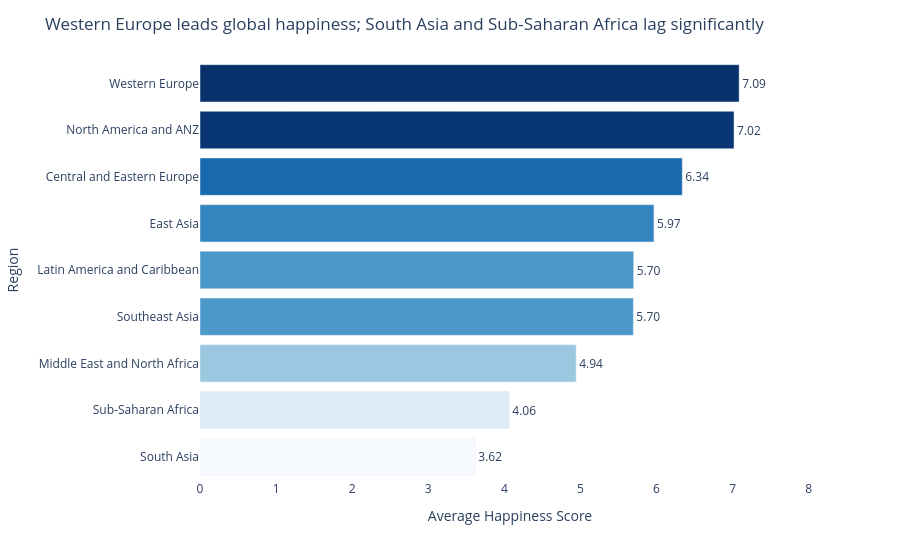

The cell this chart's notebook holds for it:
### Markdown cell above
---
## Task 1 — Regional Comparison Bar Chart

**What to build:** A horizontal bar chart showing the **average happiness score by region**, sorted from highest to lowest.

**Requirements:**
- Horizontal orientation (category names are long)
- Sorted by score, descending (so the happiest region is at the top)
- Zero baseline on x-axis
- At least one design choice that goes beyond the Plotly default (colour, annotation, labels, etc.)
- An insight title that answers: *which region stands out and why does it matter?*

**Hint:** Use `df.groupby('Region')['Happiness_Score'].mean()` to compute the averages.

### Code cell
# Step 1: Compute regional averages (sorted high → low)
region_avg = (df.groupby('Region')['Happiness_Score']
              .mean()
              .reset_index()
              .sort_values('Happiness_Score', ascending=False))

# Step 2: Build horizontal bar chart
fig = px.bar(
    region_avg,
    x='Happiness_Score',
    y='Region',
    orientation='h',
    text='Happiness_Score',
    color='Happiness_Score',
    color_continuous_scale='Blues'
)

# Step 3: Styling for professional quality
fig.update_traces(texttemplate='%{text:.2f}', textposition='outside')

fig.update_layout(
    title="Western Europe leads global happiness; South Asia and Sub-Saharan Africa lag significantly",
    xaxis_title="Average Happiness Score",
    yaxis_title="Region",
    plot_bgcolor='white',
    coloraxis_showscale=False
)

# Step 4: Enforce zero baseline (critical requirement)
fig.update_xaxes(range=[0, region_avg['Happiness_Score'].max() * 1.15], zeroline=True)

# Step 5: Put highest value at the top (clean ranking view)
fig.update_yaxes(autorange='reversed')

fig.show()

### Figure 1 — Plotly figure (JSON) as saved in the notebook; plotly's stock layout.template omitted (floating-point values rounded to 4 significant figures)
{"data": [{"hovertemplate": "Happiness_Score=%{marker.color}<br>Region=%{y}<extra></extra>", "legendgroup": "", "marker": {"color": [7.086, 7.018, 6.338, 5.966, 5.699, 5.695, 4.943, 4.065, 3.618], "coloraxis": "coloraxis", "pattern": {"shape": ""}}, "name": "", "orientation": "h", "showlegend": false, "text": [7.086, 7.018, 6.338, 5.966, 5.699, 5.695, 4.943, 4.065, 3.618], "textposition": "outside", "texttemplate": "%{text:.2f}", "type": "bar", "x": [7.086, 7.018, 6.338, 5.966, 5.699, 5.695, 4.943, 4.065, 3.618], "xaxis": "x", "y": ["Western Europe", "North America and ANZ", "Central and Eastern Europe", "East Asia", "Latin America and Caribbean", "Southeast Asia", "Middle East and North Africa", "Sub-Saharan Africa", "South Asia"], "yaxis": "y"}], "layout": {"barmode": "relative", "coloraxis": {"colorbar": {"title": {"text": "Happiness_Score"}}, "colorscale": [[0, "rgb(247,251,255)"], [0.125, "rgb(222,235,247)"], [0.25, "rgb(198,219,239)"], [0.375, "rgb(158,202,225)"], [0.5, "rgb(107,174,214)"], [0.625, "rgb(66,146,198)"], [0.75, "rgb(33,113,181)"], [0.875, "rgb(8,81,156)"], [1, "rgb(8,48,107)"]], "showscale": false}, "legend": {"tracegroupgap": 0}, "margin": {"t": 60}, "plot_bgcolor": "white", "title": {"text": "Western Europe leads global happiness; South Asia and Sub-Saharan Africa lag significantly"}, "xaxis": {"anchor": "y", "domain": [0, 1], "range": [0, 8.148], "title": {"text": "Average Happiness Score"}, "zeroline": true}, "yaxis": {"anchor": "x", "autorange": "reversed", "domain": [0, 1], "title": {"text": "Region"}}}}
